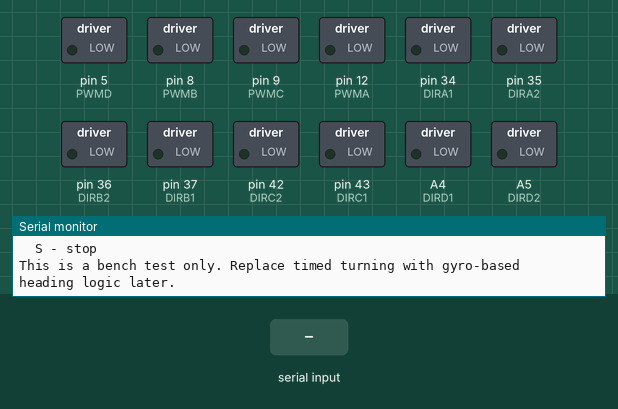
Simulated run of this sketch. Board: Arduino Mega 2560, built with avr-gcc and run on an emulated ATmega2560. On the bench: switched loads named in the sketch (green lamp = pin HIGH), the last lines printed to the serial monitor. Inputs (shaded band) come from the test bench.

Above: at 1.2 s.
1.3 s: "L" received over Serial
At 1.8 s:
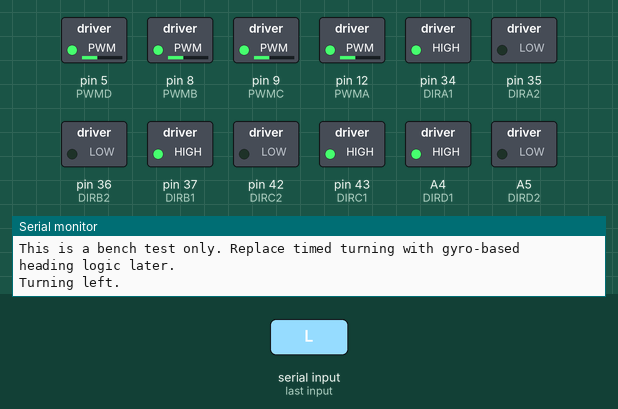
3.5 s: "R" received over Serial
At 4.0 s:
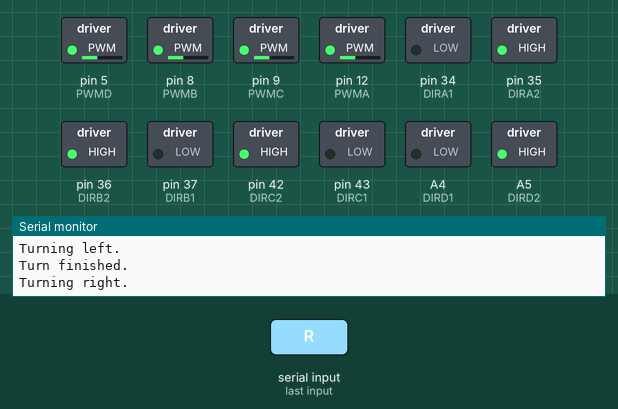
Timing chart, 0 to 6.5 s (numbered marks = the images above; inputs shaded):
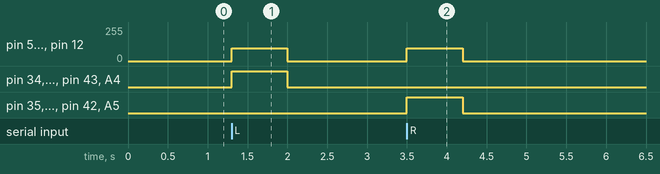

Measured:
- after the input at 1.3 s, pin 5 (PWMD), pin 8 (PWMB), pin 9 (PWMC), pin 12 (PWMA): 0/255 → 96/255 at once, → 0/255 0.70 s later; pin 34 (DIRA1), pin 37 (DIRB1), pin 43 (DIRC1), A4 (DIRD1): LOW → HIGH at once, → LOW 0.70 s later
- after the input at 3.5 s, pin 5 (PWMD), pin 8 (PWMB), pin 9 (PWMC), pin 12 (PWMA): 0/255 → 96/255 at once, → 0/255 0.70 s later; pin 35 (DIRA2), pin 36 (DIRB2), pin 42 (DIRC2), A5 (DIRD2): LOW → HIGH at once, → LOW 0.70 s later

The sketch:

turn_around_test.ino
```cpp
#include <Arduino.h>

#define PWMA 12
#define DIRA1 34
#define DIRA2 35

#define PWMB 8
#define DIRB1 37
#define DIRB2 36

#define PWMC 9
#define DIRC1 43
#define DIRC2 42

#define PWMD 5
#define DIRD1 A4
#define DIRD2 A5

#define MOTORA_FORWARD(pwm) do { digitalWrite(DIRA1, LOW);  digitalWrite(DIRA2, HIGH); analogWrite(PWMA, pwm); } while (0)
#define MOTORA_BACKOFF(pwm) do { digitalWrite(DIRA1, HIGH); digitalWrite(DIRA2, LOW);  analogWrite(PWMA, pwm); } while (0)
#define MOTORA_STOP()       do { digitalWrite(DIRA1, LOW);  digitalWrite(DIRA2, LOW);  analogWrite(PWMA, 0); } while (0)

#define MOTORB_FORWARD(pwm) do { digitalWrite(DIRB1, LOW);  digitalWrite(DIRB2, HIGH); analogWrite(PWMB, pwm); } while (0)
#define MOTORB_BACKOFF(pwm) do { digitalWrite(DIRB1, HIGH); digitalWrite(DIRB2, LOW);  analogWrite(PWMB, pwm); } while (0)
#define MOTORB_STOP()       do { digitalWrite(DIRB1, LOW);  digitalWrite(DIRB2, LOW);  analogWrite(PWMB, 0); } while (0)

#define MOTORC_FORWARD(pwm) do { digitalWrite(DIRC1, LOW);  digitalWrite(DIRC2, HIGH); analogWrite(PWMC, pwm); } while (0)
#define MOTORC_BACKOFF(pwm) do { digitalWrite(DIRC1, HIGH); digitalWrite(DIRC2, LOW);  analogWrite(PWMC, pwm); } while (0)
#define MOTORC_STOP()       do { digitalWrite(DIRC1, LOW);  digitalWrite(DIRC2, LOW);  analogWrite(PWMC, 0); } while (0)

#define MOTORD_FORWARD(pwm) do { digitalWrite(DIRD1, LOW);  digitalWrite(DIRD2, HIGH); analogWrite(PWMD, pwm); } while (0)
#define MOTORD_BACKOFF(pwm) do { digitalWrite(DIRD1, HIGH); digitalWrite(DIRD2, LOW);  analogWrite(PWMD, pwm); } while (0)
#define MOTORD_STOP()       do { digitalWrite(DIRD1, LOW);  digitalWrite(DIRD2, LOW);  analogWrite(PWMD, 0); } while (0)

const int TURN_PWM = 96;
const unsigned long TURN_MS = 700UL;

void setupMotorPins() {
  pinMode(PWMA, OUTPUT);
  pinMode(DIRA1, OUTPUT);
  pinMode(DIRA2, OUTPUT);

  pinMode(PWMB, OUTPUT);
  pinMode(DIRB1, OUTPUT);
  pinMode(DIRB2, OUTPUT);

  pinMode(PWMC, OUTPUT);
  pinMode(DIRC1, OUTPUT);
  pinMode(DIRC2, OUTPUT);

  pinMode(PWMD, OUTPUT);
  pinMode(DIRD1, OUTPUT);
  pinMode(DIRD2, OUTPUT);
}

void stopCar() {
  MOTORA_STOP();
  MOTORB_STOP();
  MOTORC_STOP();
  MOTORD_STOP();
}

void rotateLeft(int pwm) {
  MOTORA_BACKOFF(pwm);
  MOTORB_BACKOFF(pwm);
  MOTORC_BACKOFF(pwm);
  MOTORD_BACKOFF(pwm);
}

void rotateRight(int pwm) {
  MOTORA_FORWARD(pwm);
  MOTORB_FORWARD(pwm);
  MOTORC_FORWARD(pwm);
  MOTORD_FORWARD(pwm);
}

void timedTurn(bool leftTurn) {
  if (leftTurn) {
    Serial.println(F("Turning left."));
    rotateLeft(TURN_PWM);
  } else {
    Serial.println(F("Turning right."));
    rotateRight(TURN_PWM);
  }

  delay(TURN_MS);
  stopCar();
  Serial.println(F("Turn finished."));
}

void printHelp() {
  Serial.println(F("Turn around test ready."));
  Serial.println(F("Commands:"));
  Serial.println(F("  L - timed left turn"));
  Serial.println(F("  R - timed right turn"));
  Serial.println(F("  S - stop"));
  Serial.println(F("This is a bench test only. Replace timed turning with gyro-based heading logic later."));
}

void setup() {
  Serial.begin(115200);
  setupMotorPins();
  stopCar();
  printHelp();
}

void loop() {
  if (Serial.available() <= 0) {
    return;
  }

  char ch = static_cast<char>(Serial.read());
  switch (ch) {
    case 'L':
    case 'l':
      timedTurn(true);
      break;

    case 'R':
    case 'r':
      timedTurn(false);
      break;

    case 'S':
    case 's':
      stopCar();
      Serial.println(F("Stop."));
      break;

    default:
      break;
  }
}
```
